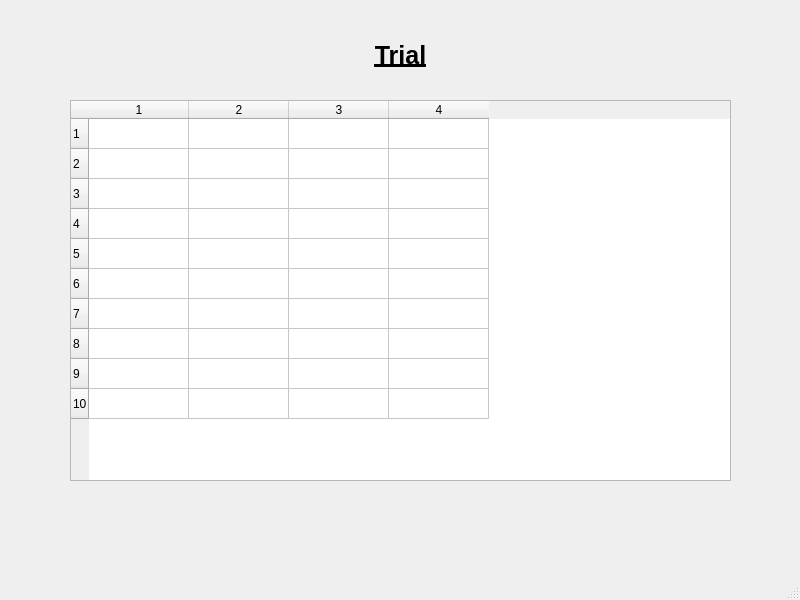
<?xml version="1.0" encoding="UTF-8"?>
<ui version="4.0">
 <class>MainWindow</class>
 <widget class="QMainWindow" name="MainWindow">
  <property name="geometry">
   <rect>
    <x>0</x>
    <y>0</y>
    <width>800</width>
    <height>600</height>
   </rect>
  </property>
  <property name="windowTitle">
   <string>MainWindow</string>
  </property>
  <widget class="QWidget" name="centralwidget">
   <widget class="QLabel" name="label">
    <property name="geometry">
     <rect>
      <x>320</x>
      <y>20</y>
      <width>161</width>
      <height>71</height>
     </rect>
    </property>
    <property name="text">
     <string>&lt;html&gt;&lt;head/&gt;&lt;body&gt;&lt;p align=&quot;center&quot;&gt;&lt;span style=&quot; font-size:19pt; font-weight:600; text-decoration: underline;&quot;&gt;Trial&lt;/span&gt;&lt;/p&gt;&lt;/body&gt;&lt;/html&gt;</string>
    </property>
   </widget>
   <widget class="QTableWidget" name="tableWidget">
    <property name="geometry">
     <rect>
      <x>70</x>
      <y>100</y>
      <width>661</width>
      <height>381</height>
     </rect>
    </property>
    <property name="rowCount">
     <number>10</number>
    </property>
    <property name="columnCount">
     <number>4</number>
    </property>
    <row/>
    <row/>
    <row/>
    <row/>
    <row/>
    <row/>
    <row/>
    <row/>
    <row/>
    <row/>
    <column/>
    <column/>
    <column/>
    <column/>
   </widget>
  </widget>
  <widget class="QStatusBar" name="statusbar"/>
 </widget>
 <resources/>
 <connections/>
</ui>
